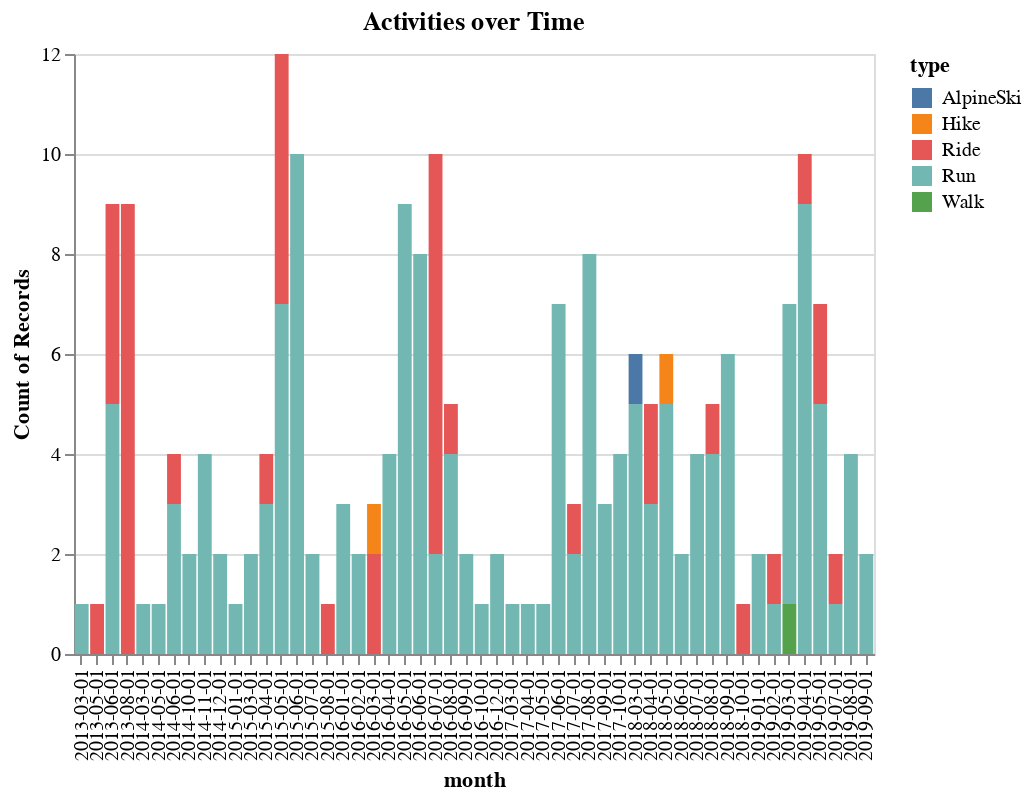

Here is the notebook cell this chart was saved with:
### Code cell
data = df[['id','type','start_date','distance','moving_time']].copy()
data.loc[:,'month'] = data.loc[:,'start_date'].dt.strftime('%Y-%m-01')

chart = alt.Chart(data).mark_bar().encode(
    x='month',
    y='count(id)',
    color='type',
    tooltip=['month','type','count(id)']
).interactive()

chart.title = 'Activities over Time'

chart

### Figure 1 — Vega-Lite specification as saved in the notebook (floating-point values rounded to 4 significant figures; data arrays with more than 128 entries replaced by an {"elided": "..."} marker saying what was removed)
{"$schema": "https://vega.github.io/schema/vega-lite/v3.4.0.json", "config": {"mark": {"tooltip": null}, "view": {"height": 300, "width": 400}}, "data": {"name": "data-f1437b2839ca6fb56ec559cd115e4bfc"}, "datasets": {"data-f1437b2839ca6fb56ec559cd115e4bfc": {"elided": "214 records"}}, "encoding": {"color": {"field": "type", "type": "nominal"}, "tooltip": [{"field": "month", "type": "nominal"}, {"field": "type", "type": "nominal"}, {"aggregate": "count", "field": "id", "type": "quantitative"}], "x": {"field": "month", "type": "nominal"}, "y": {"aggregate": "count", "field": "id", "type": "quantitative"}}, "mark": "bar", "selection": {"selector005": {"bind": "scales", "encodings": ["x", "y"], "type": "interval"}}, "title": "Activities over Time"}
